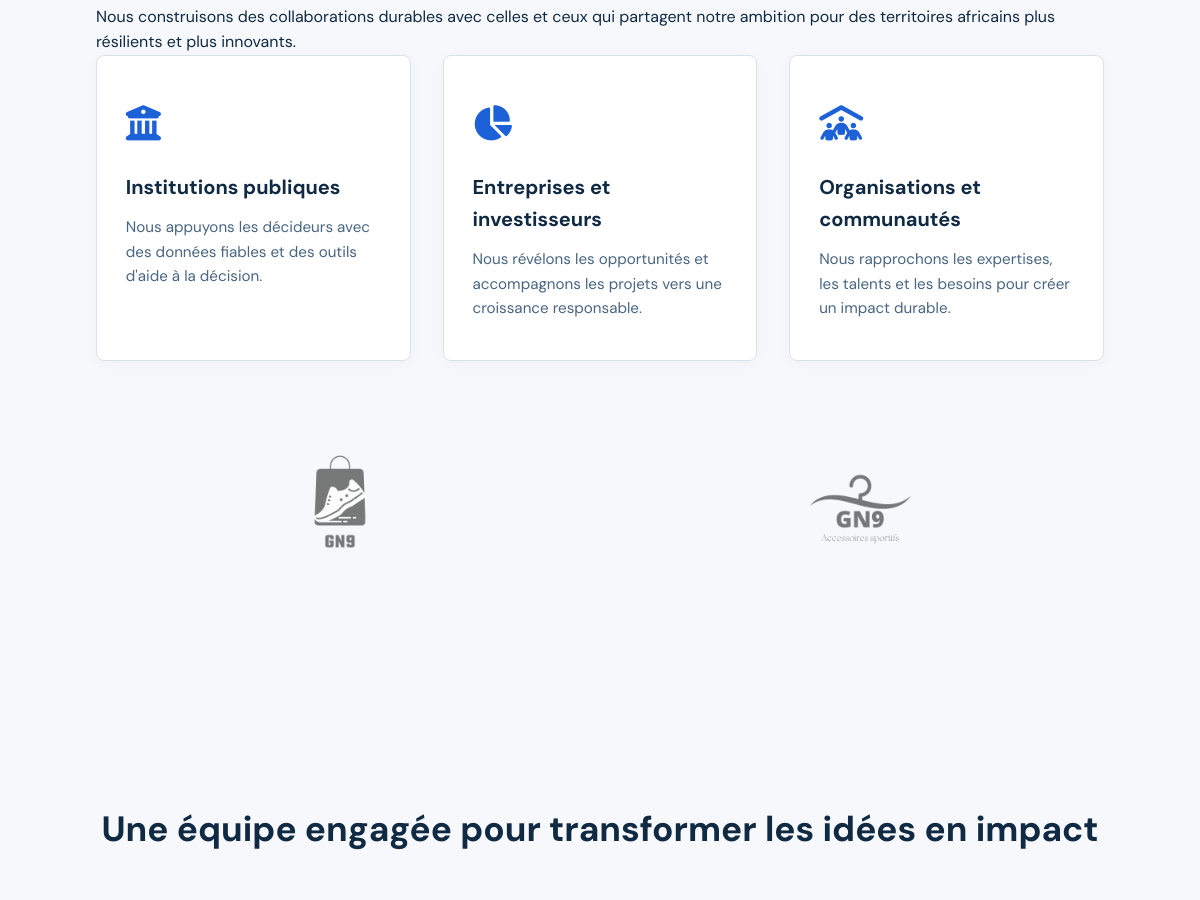
The app's page / (middle part), older data.
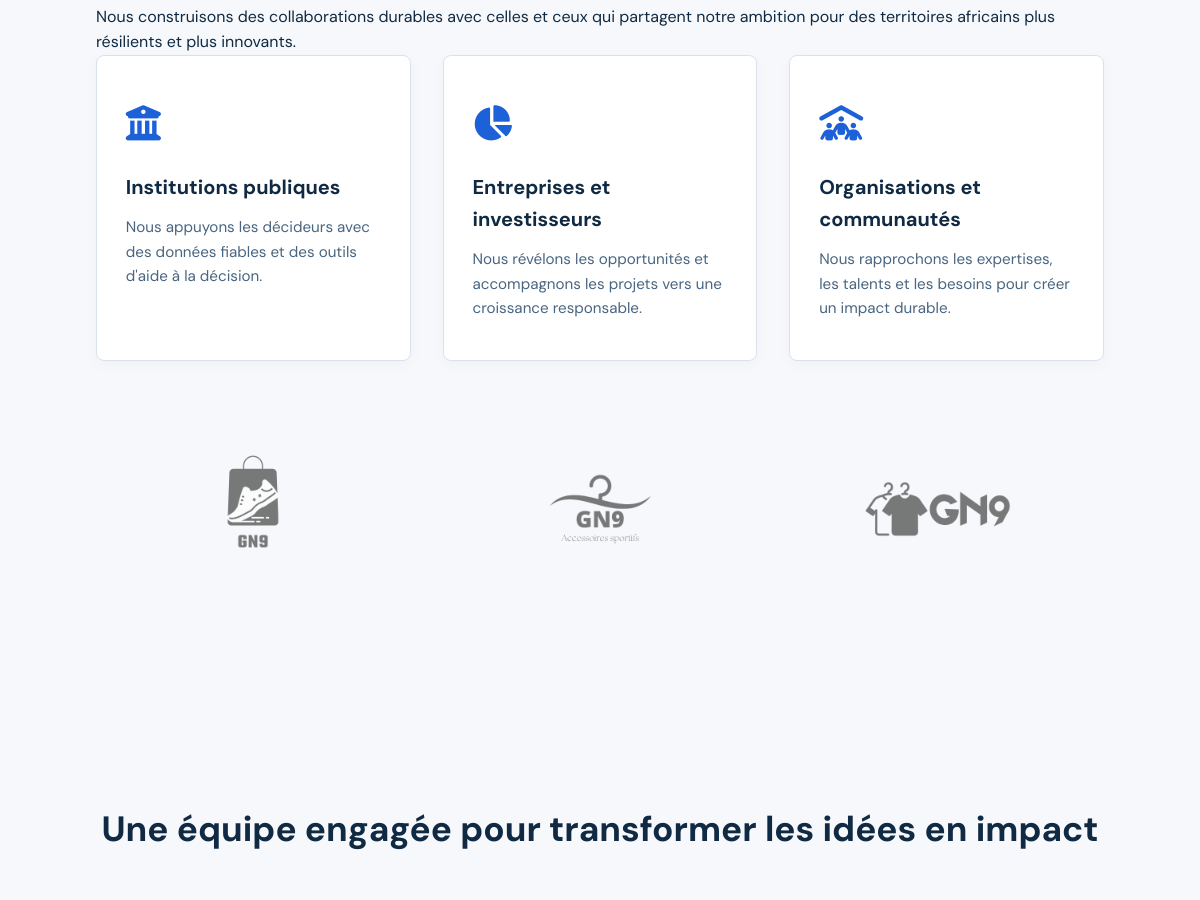
The same page, newer data.
### manage_Admin/models.py (models this page shows)
class Partenaires(models.Model):
    idPart= models.AutoField(primary_key=True)
    logo = models.ImageField(upload_to="Partenaires", verbose_name="Logo partenaires")

### pages/views.py (the view)
# urls.py: path('', views.home, name="home"),
def home(request):
    partenaires = Partenaires.objects.all().order_by('idPart')
    evenements = Evenements.objects.select_related('idInt').order_by('-date')[:3]  # Get the latest 3 events
    return render(request, 'pages/index.html', {'partenaires': partenaires, 'evenements': evenements})

### templates/pages/index.html
{% extends "base.html" %}

### templates/base.html (shortened to what this page needs)
{% load static i18n %}
{% get_current_language as CURRENT_LANGUAGE %}
<!DOCTYPE html>
<html lang="{{ request.LANGUAGE_CODE }}">
<head>
    {% block style %}
        <link rel="stylesheet" href="{% static 'style/style.css' %}">
    {% endblock style %}
    <link rel="stylesheet" href="https://cdnjs.cloudflare.com/ajax/libs/font-awesome/6.5.1/css/all.min.css" />
    <link href="https://unpkg.com/aos@2.3.1/dist/aos.css" rel="stylesheet">
    <link rel="stylesheet" href="https://cdn.jsdelivr.net/npm/swiper@11/swiper-bundle.min.css" />
</head>
<body>
   <main>
    {% block contents %}
        <div class="main_content skeleton">
            <div class="partenaires">
                <p class="skeleton">{%translate "Nous construisons des collaborations durables avec celles et ceux qui partagent notre ambition pour des territoires africains plus résilients et plus innovants."%}</p>
                <div class="boxs">
                    <div class="box skeleton">
                        <div class="icon"><i class="fa-solid fa-building-columns" aria-hidden="true"></i></div>
                        <h4>{%translate "Institutions publiques"%}</h4>
                        <p>{%translate "Nous appuyons les décideurs avec des données fiables et des outils d'aide à la décision."%}</p>
                    </div>
                    <div class="box skeleton">
                        <div class="icon"><i class="fa-solid fa-chart-pie" aria-hidden="true"></i></div>
                        <h4>{%translate "Entreprises et investisseurs"%}</h4>
                        <p>{%translate "Nous révélons les opportunités et accompagnons les projets vers une croissance responsable."%}</p>
                    </div>
                    <div class="box skeleton">
                        <div class="icon"><i class="fa-solid fa-people-roof" aria-hidden="true"></i></div>
                        <h4>{%translate "Organisations et communautés"%}</h4>
                        <p>{%translate "Nous rapprochons les expertises, les talents et les besoins pour créer un impact durable."%}</p>
                    </div>
                </div>
                <div class="logos_partenaires" style="display:grid; grid-template-columns: repeat(auto-fit, minmax(150px,1fr)); place-items:center;">
                    {% for partenaire in partenaires %}
                        <div class="logo_partenaire skeleton">
                            <img src="{{ partenaire.logo.url }}" alt="{{ partenaire.nom }}" width="200px">
                        </div>
                    {% endfor %}
                </div>
            </div>
            <div class="equipe">
                <h2 class="skeleton">{%translate 'Une équipe engagée pour transformer les idées en impact'%}</h2>
            </div>
        </div>
    {% endblock contents %}
   </main>
</body>
</html>

Row changes from the older to the newer data that the page shows:
added Partenaires: logo (picture)
